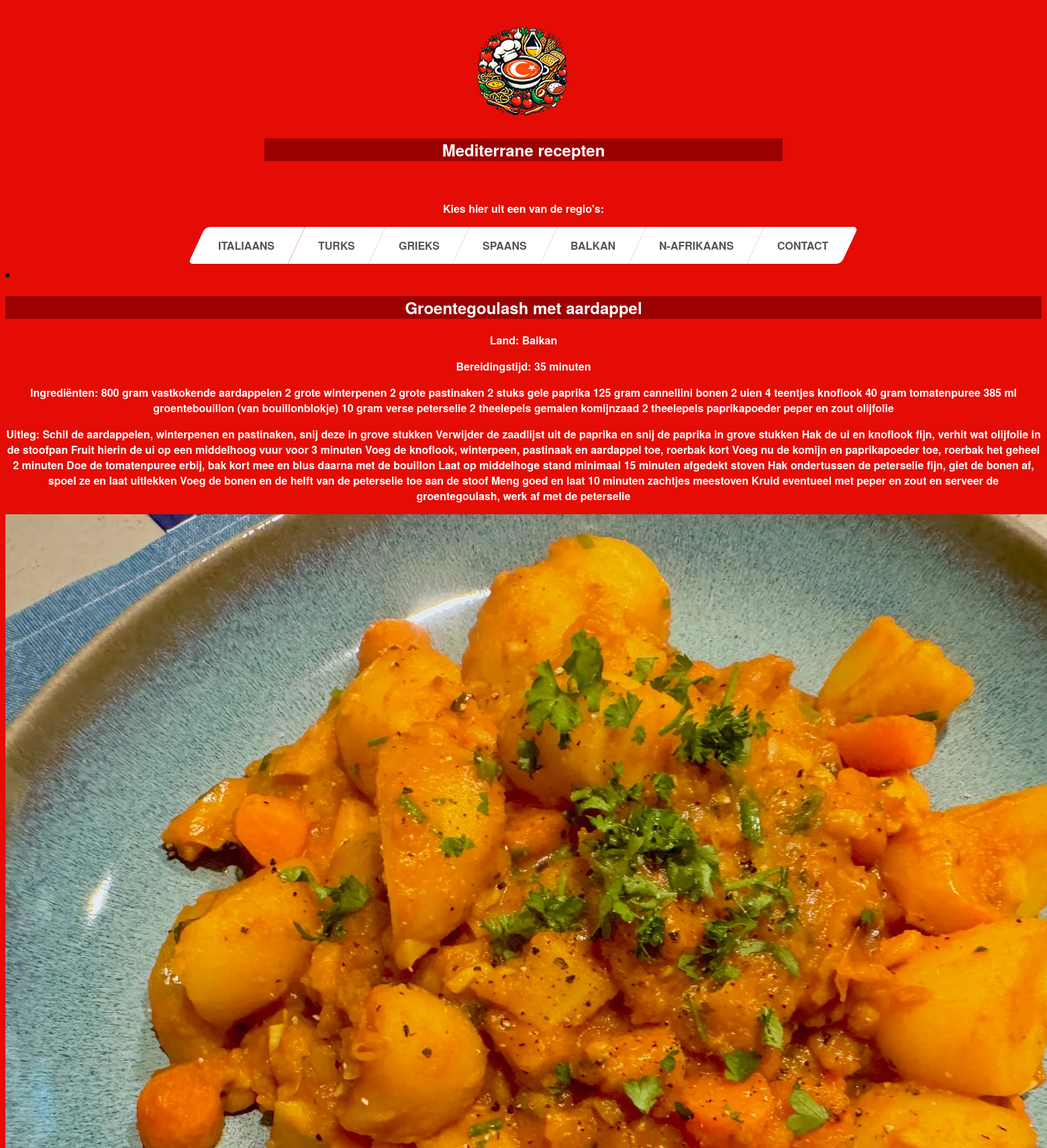
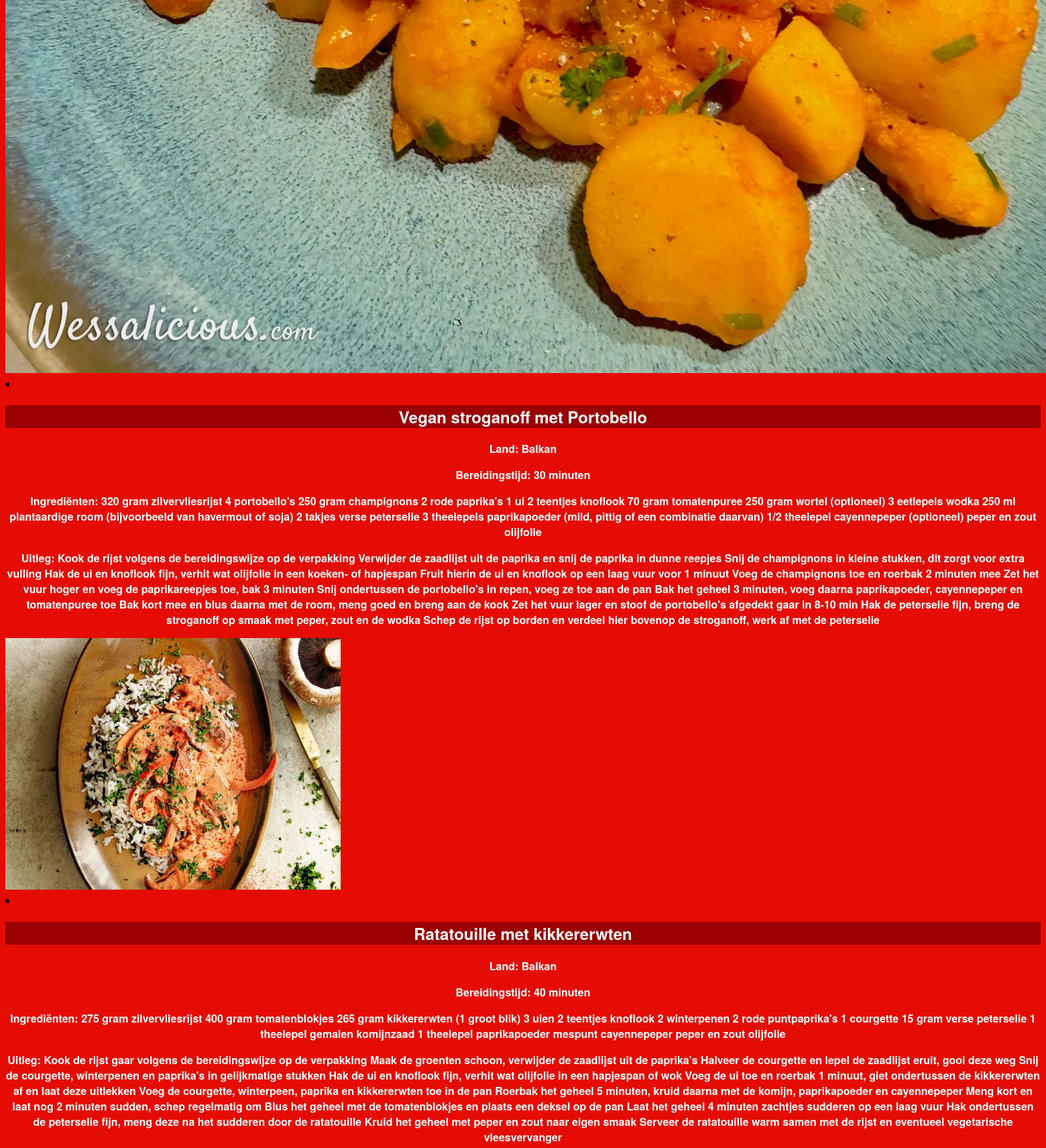
Screenshot of /balkan/balkan.php (upper part) with the database file from the repository (2 pictures, top to bottom).
### tables this page shows
CREATE TABLE "recepten" (
	"Land"	TEXT,
	"Bereidingstijd"	TEXT,
	"Recepten"	TEXT
, "Ingredienten"	TEXT, "Uitleg"	TEXT, "Image"	TEXT);

### balkan/class.php (the view, shortened to what this page needs)
<?php
$sql = <<<EOF
SELECT * FROM recepten;
EOF;
$db = new MyDB();
if (!$db) {
    echo $db->lastErrorMsg();
} else {
    $ret = $db->query($sql);
    while ($row = $ret->fetchArray(SQLITE3_ASSOC)) {
        if ($row['Land'] == 'Balkan') {
?>
    <li>
        <h2><?php echo $row['Recepten']; ?></h2>
        <p><strong>Land:</strong> <?php echo $row['Land']; ?></p>
        <p><strong>Bereidingstijd:</strong> <?php echo $row['Bereidingstijd']; ?></p>
        <p><strong>Ingrediënten:</strong> <?php echo $row['Ingredienten']; ?></p>
        <p><strong>Uitleg:</strong> <?php echo $row['Uitleg']; ?></p>
        <img src="<?php echo $row['Image']; ?>" alt="<?php echo $row['Recepten']; ?>">
    </li>
<?php
        }
    }
}
?>

### balkan/balkan.php (shortened to what this page needs)
<!DOCTYPE html>
<html lang="en">
<head>
    <link rel="stylesheet" href="navbar.css">
    <link rel="stylesheet" href="balkan.css">
</head>
<body>
    <div class="image">
    </div>
    <div class="header">
    <div class="logo">
    <img src="../images/logo4.png" alt="Logo" width="150px" height="150px">
    </div>
        <h2>Mediterrane recepten</h2> <br>
        <p>Kies hier uit een van de regio's:</p>
    </div>
    <div class="skew-menu">
        <ul>
            <li><a href="../italiaans/italiaans.php">Italiaans</a></li>
            <li><a href="../turks/turks.php">Turks</a></li>
            <li><a href="../grieks/grieks.php">Grieks</a></li>
            <li><a href="../spaans/spaans.php">Spaans</a></li>
            <li><a href="#">Balkan</a></li>
            <li><a href="../na/na.php">N-Afrikaans</a></li>
            <li><a href="../Contact/contact.php">Contact</a></li>
        </ul>
    </div>
    <div class="inhoud">
        <?php include 'class.php'; ?>
    </div>
</body>
</html>

### balkan/navbar.css (style rules this page uses)
body { font-family:Helvetica Neue, Helvetica, sans-serif; }
.skew-menu { text-align:center; margin-top:9em; margin-top: 1rem; }
.skew-menu ul { display:inline-block; margin:0; padding:0; list-style:none; transform:skew(-25deg); }

### balkan/balkan.css (style rules this page uses)
body { background-color: rgb(228, 12, 4); background-repeat: no-repeat; background-position: 60% 0%; background-size: cover; }
h2 { text-align: center; font-family:Helvetica Neue, Helvetica, sans-serif; font-weight: 900; background-color: rgba(145, 0, 0, 0.89); color: white; }
p { text-align: center; font-family:Helvetica Neue, Helvetica, sans-serif; font-weight: 900; color: white; }
.header { width: 50%; margin: 0 auto; text-align: center; }
.logo { width: 50%; margin: 0 auto; }
.logo img { max-width: 100%; }

### rows the page displays
recepten: Recepten "Groentegoulash met aardappel", Land "Balkan", Bereidingstijd "35 minuten", Ingredienten "800 gram vastkokende aardappelen 2 grote winterpenen 2 grote pastinaken 2 stuks gele paprika 125 gram cannellini bonen 2 uien 4 teentjes knoflook 40 gram tomatenpuree 385 ml groentebouillon (van bouillonblokje) 10 gram verse peterselie 2 theelepels gemalen komijnzaad 2 theelepels paprikapoeder peper en zout olijfolie", Uitleg "Schil de aardappelen, winterpenen en pastinaken, snij deze in grove stukken Verwijder de zaadlijst uit de paprika en snij de paprika in grove stukken Hak de ui en knoflook fijn, verhit wat olijfolie in de stoofpan Fruit hierin de ui op een middelhoog vuur voor 3 minuten Voeg de knoflook, winterpeen, pastinaak en aardappel toe, roerbak kort Voeg nu de komijn en paprikapoeder toe, roerbak het geheel 2 minuten Doe de tomatenpuree erbij, bak kort mee en blus daarna met de bouillon Laat op middelhoge stand minimaal 15 minuten afgedekt stoven Hak ondertussen de peterselie fijn, giet de bonen af, spoel ze en laat uitlekken Voeg de bonen en de helft van de peterselie toe aan de stoof Meng goed en…", Image (picture)
recepten: Recepten "Vegan stroganoff met Portobello", Land "Balkan", Bereidingstijd "30 minuten", Ingredienten "320 gram zilvervliesrijst 4 portobello's 250 gram champignons 2 rode paprika's 1 ui 2 teentjes knoflook 70 gram tomatenpuree 250 gram wortel (optioneel) 3 eetlepels wodka 250 ml plantaardige room (bijvoorbeeld van havermout of soja) 2 takjes verse peterselie 3 theelepels paprikapoeder (mild, pittig of een combinatie daarvan) 1/2 theelepel cayennepeper (optioneel) peper en zout olijfolie", Uitleg "Kook de rijst volgens de bereidingswijze op de verpakking Verwijder de zaadlijst uit de paprika en snij de paprika in dunne reepjes Snij de champignons in kleine stukken, dit zorgt voor extra vulling Hak de ui en knoflook fijn, verhit wat olijfolie in een koeken- of hapjespan Fruit hierin de ui en knoflook op een laag vuur voor 1 minuut Voeg de champignons toe en roerbak 2 minuten mee Zet het vuur hoger en voeg de paprikareepjes toe, bak 3 minuten Snij ondertussen de portobello's in repen, voeg ze toe aan de pan Bak het geheel 3 minuten, voeg daarna paprikapoeder, cayennepeper en tomatenpuree toe Bak kort mee en blus daarna met de room, meng goed en breng aan de kook Zet het vuur lager en…", Image (picture)
recepten: Recepten "Ratatouille met kikkererwten", Land "Balkan", Bereidingstijd "40 minuten", Ingredienten "275 gram zilvervliesrijst 400 gram tomatenblokjes 265 gram kikkererwten (1 groot blik) 3 uien 2 teentjes knoflook 2 winterpenen 2 rode puntpaprika's 1 courgette 15 gram verse peterselie 1 theelepel gemalen komijnzaad 1 theelepel paprikapoeder mespunt cayennepeper peper en zout olijfolie", Uitleg "Kook de rijst gaar volgens de bereidingswijze op de verpakking Maak de groenten schoon, verwijder de zaadlijst uit de paprika’s Halveer de courgette en lepel de zaadlijst eruit, gooi deze weg Snij de courgette, winterpenen en paprika’s in gelijkmatige stukken Hak de ui en knoflook fijn, verhit wat olijfolie in een hapjespan of wok Voeg de ui toe en roerbak 1 minuut, giet ondertussen de kikkererwten af en laat deze uitlekken Voeg de courgette, winterpeen, paprika en kikkererwten toe in de pan Roerbak het geheel 5 minuten, kruid daarna met de komijn, paprikapoeder en cayennepeper Meng kort en laat nog 2 minuten sudden, schep regelmatig om Blus het geheel met de tomatenblokjes en plaats een…"
